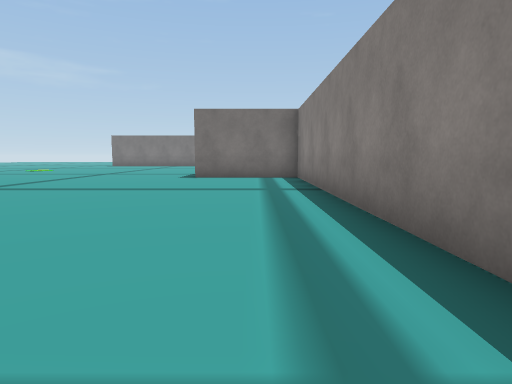
View 1 (above)

24 first-person views from a walk through a scene from a Unity 3-D project. The camera is 1.2 m above the floor, tilts 6° down and sees 75° across. The floor is counted in squares, 2 m on a side. Each view is taken from the middle of a square. On the plan, view 1 faces up. The plan holds only what a view shows up to about 10 squares ahead; the rest is blank. The place goes on beyond the plan. The player character is not drawn. Door leaves are left out, so doorways stand open. Some surface patterns are stand-ins.

View 2
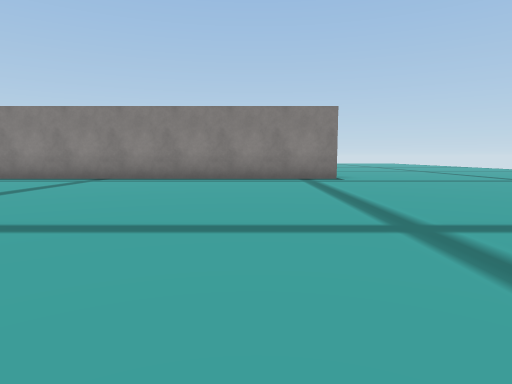

View 3
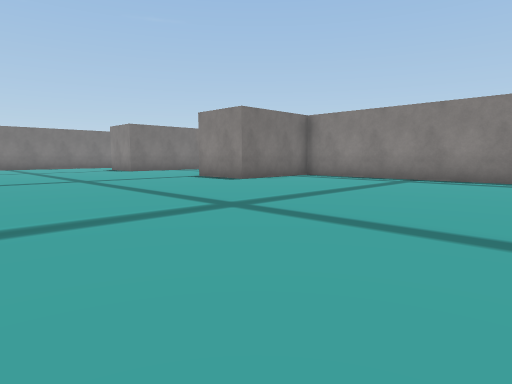

View 4
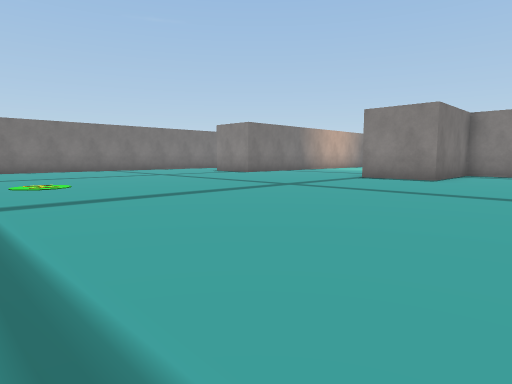

View 5
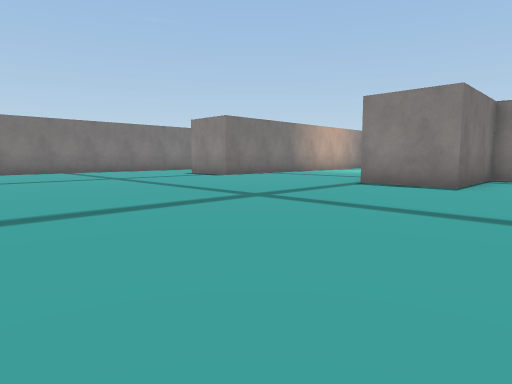

View 6
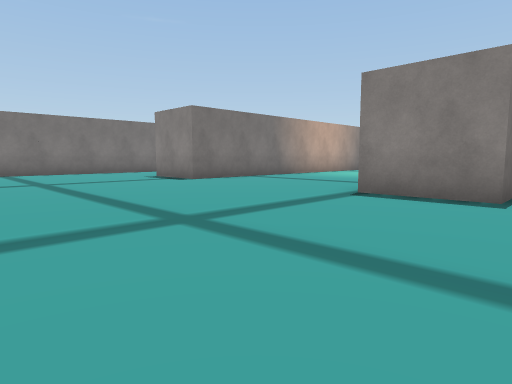

View 7
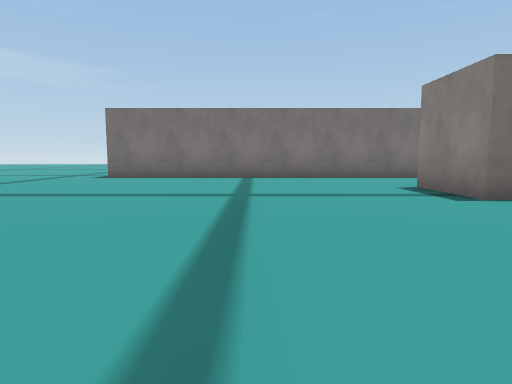

View 8
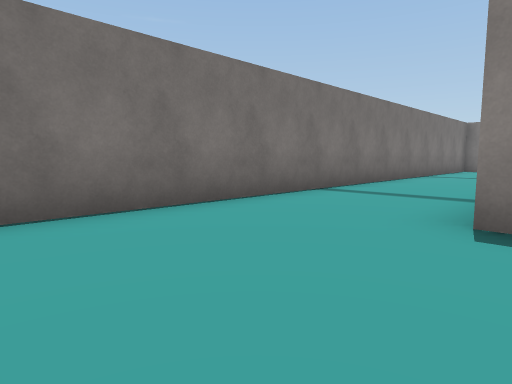

View 9
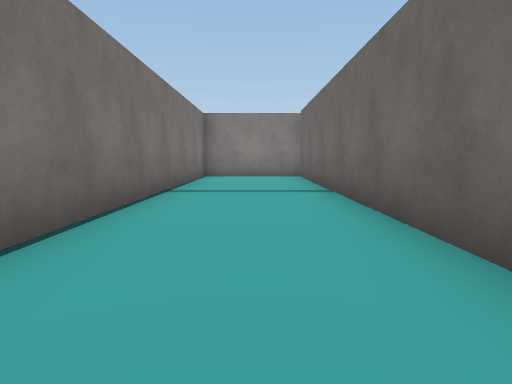

View 10
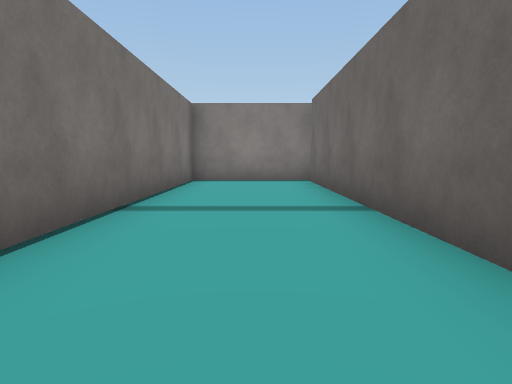

View 11
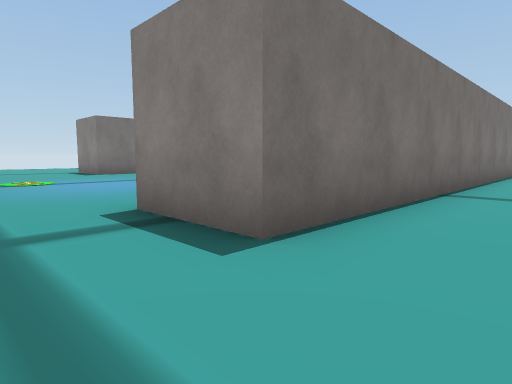

View 12
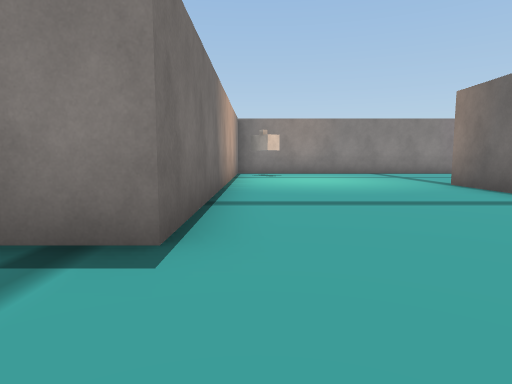

View 13
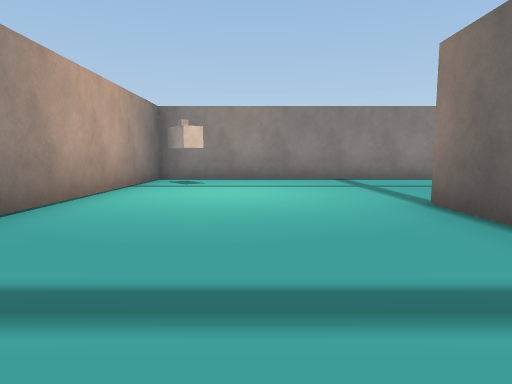

View 14
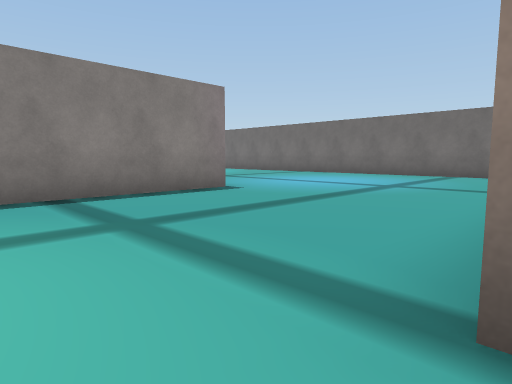

View 15
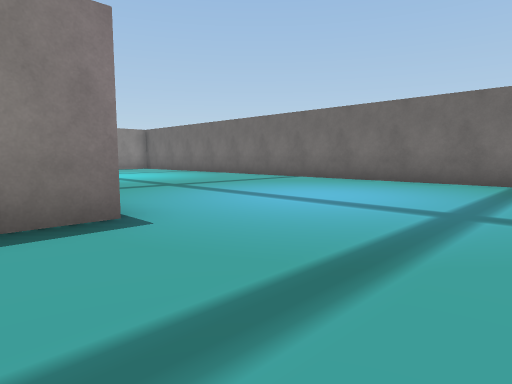

View 16
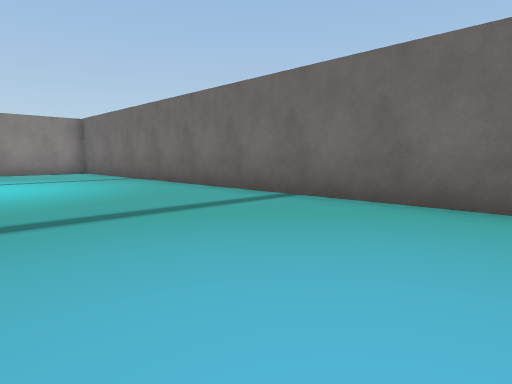

View 17
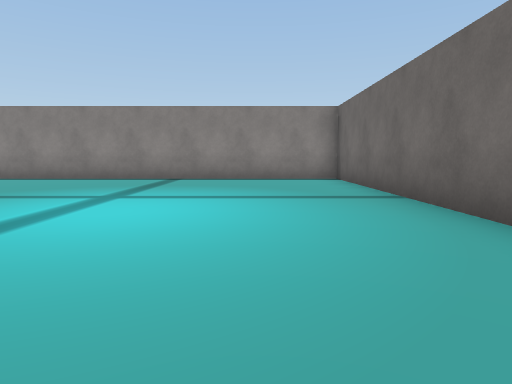

View 18
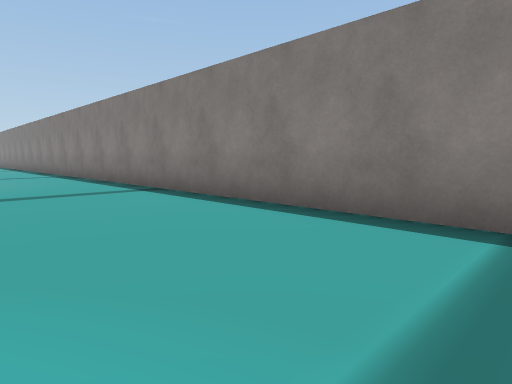

View 19
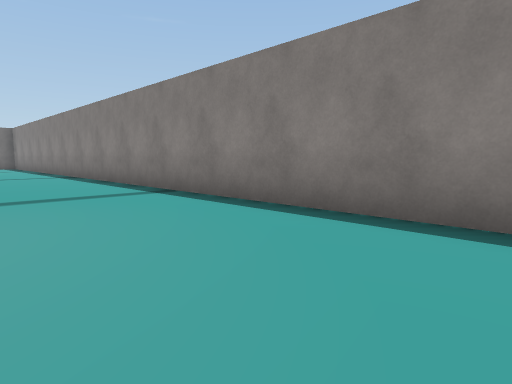

View 20
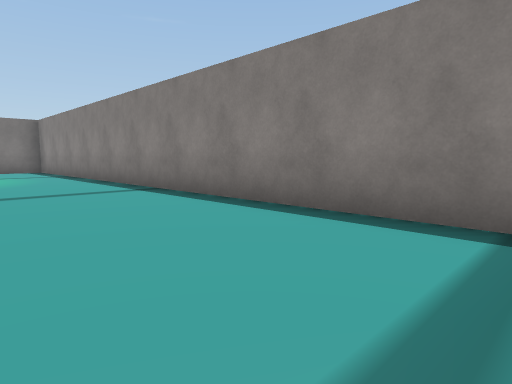

View 21
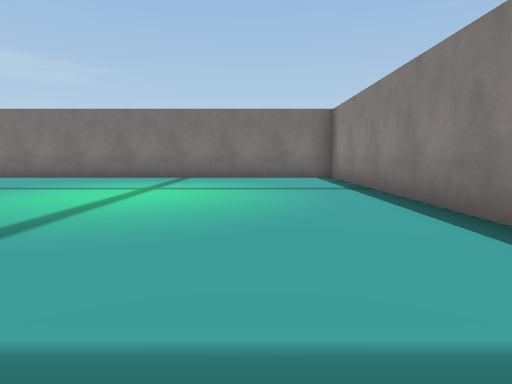

View 22
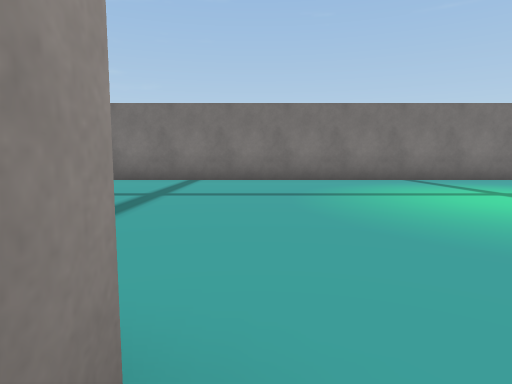

View 23
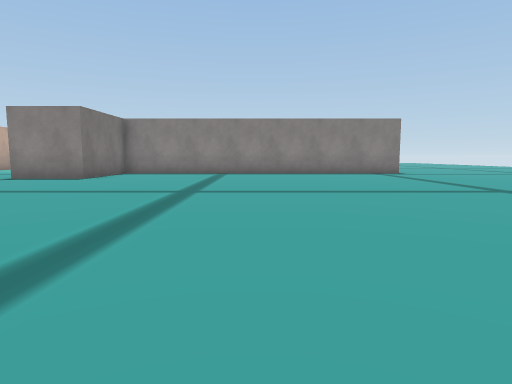

View 24
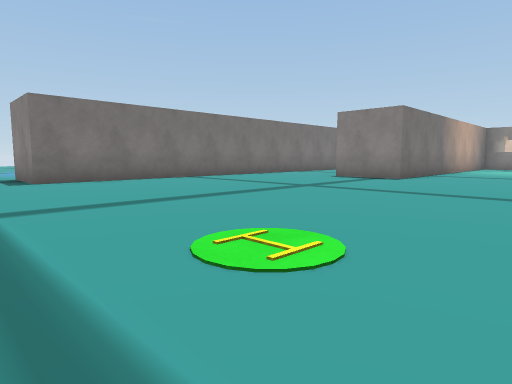

### Floor plan
Points are (right, up) in squares from view 1. A wall is a line through its corners. A room is listed if a view was taken in it or the views show most of it. See-through windows are left out.
Room 1 (views 1, 2, 3, 4, 5, 6, 7, 8, 9, 10, 11, 12, 13, 14, 23, 24)
walls: (1.5, 11.8) (3.2, 11.8); (1.6, 18.7) (10.2, 18.7); (8.2, 11.5) (8.2, 16.7) (-1.8, 16.7) (-1.8, 18.8); (1.2, -0.2) (1.2, 9.8) (-1.8, 9.8) (-1.8, 11.9); (10.7, 18.5) (10.7, 21.7) (-9.3, 21.7)
ways out: opening at (-10.5, 22.5) to room 2; opening at (8, 11) to room 2; open door at (5.5, 11) to room 2
objects: other object (7, 16)
Room 2 (views 15, 16, 17, 18, 19, 20, 21, 22)
walls: (12.7, 23.8) (12.7, 23.2); (8.2, 8.6) (8.2, 11.5); (-9.3, 21.7) (-9.3, 23.8); (5, 1.8) (21.2, 1.8) (21.2, 31.8) (9.2, 31.8)
ways out: opening at (-10.5, 22.5) to room 1; opening at (8, 11) to room 1; open door at (5.5, 11) to room 1

Positions as (right, up) in squares from view 1, and headings:
1: (0, 0), facing up
2: (-8, 2), facing right
3: (-8, 3), facing up-right
4: (-11, 7), facing up-right
5: (-9, 8), facing up-right
6: (-7, 9), facing up-right
7: (-5, 12), facing up
8: (-5, 18), facing up-right
9: (0, 20), facing right
10: (2, 20), facing right
11: (-11, 20), facing up-right
12: (-4, 16), facing right
13: (-1, 14), facing right
14: (3, 13), facing down-right
15: (5, 10), facing down-right
16: (8, 6), facing down-right
17: (12, 4), facing right
18: (18, 6), facing up-right
19: (18, 12), facing up-right
20: (18, 17), facing up-right
21: (19, 22), facing up
22: (13, 23), facing up
23: (-11, 5), facing right
24: (-11, 13), facing up-right
